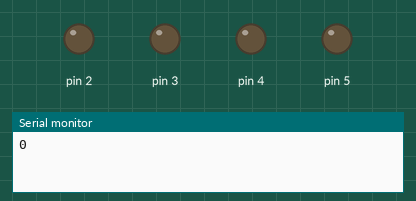
A sketch run on a simulated Arduino Uno, built with avr-gcc and run on an emulated ATmega328P. Parts: output pins drawn as LEDs (lit = HIGH), the last lines printed to the serial monitor.

Above: at 0.3 s.
At 1.5 s:
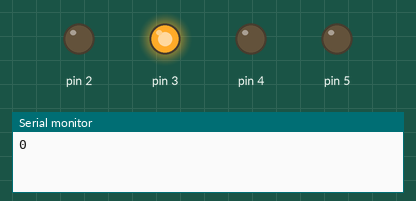
At 2.1 s:
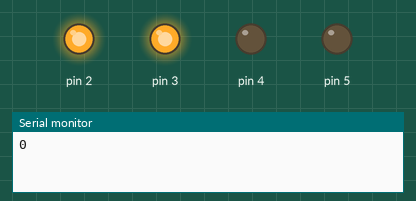
At 3.3 s:
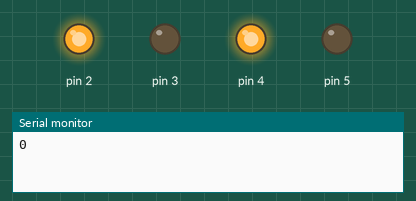
At 5.1 s:
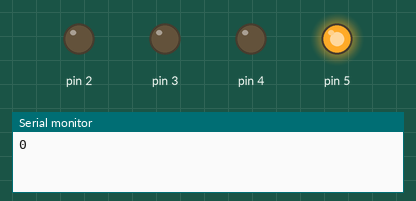
At 6.9 s:
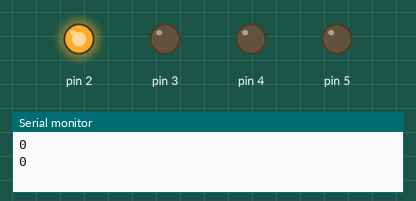
Timing chart, 0 to 7.8 s (numbered marks = the images above):
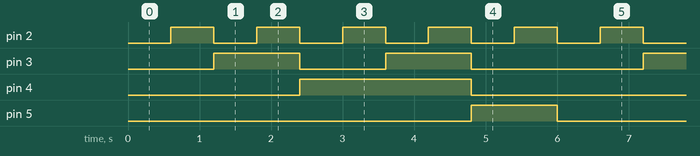

The sketch:

sevenseg_7447.ino
```cpp
void display_7447(int D, int C, int B, int A){
  // Binary format: D C B A
  // D -> MSB, A -> LSB
  digitalWrite(2, A);
  digitalWrite(3, B);
  digitalWrite(4, C);
  digitalWrite(5, D);
}

// converts decimal number to 4-bit binary representation
int *bin_4bit(int n){
  int *bin = malloc(sizeof(int) * 4);
  for(int i = 0; i < 4; i++) bin[i] = 0;
  int index = 0;

  while(n > 0){
    bin[index] = n%2;
    n /= 2;
    index++;
  }

  return bin;
}

// the setup function runs once when you press reset or power the board
void setup() {
  Serial.begin(9600);
  for(int i = 5; i >= 2; i--) pinMode(i, OUTPUT);
}

// the loop function runs over and over again forever
void loop() {
  Serial.println(0);

  for(int i = 0; i <= 9; i ++){
    int* bin = bin_4bit(i);
    display_7447(bin[3], bin[2], bin[1], bin[0]);
    delay(600);
  }

  //display_7447(0, 1, 0, 0);
}
```

Measured:
- by itself, pin 2: alternates HIGH for 0.60 s and LOW for 0.60 s
- by itself, pin 3: repeats every 6.0 s: LOW 1.2 s, HIGH 1.2 s, LOW 2.4 s, HIGH 1.2 s
- by itself, pin 4: alternates HIGH for 2.4 s and LOW for 3.6 s
- by itself, pin 5: alternates HIGH for 1.2 s and LOW for 4.8 s
